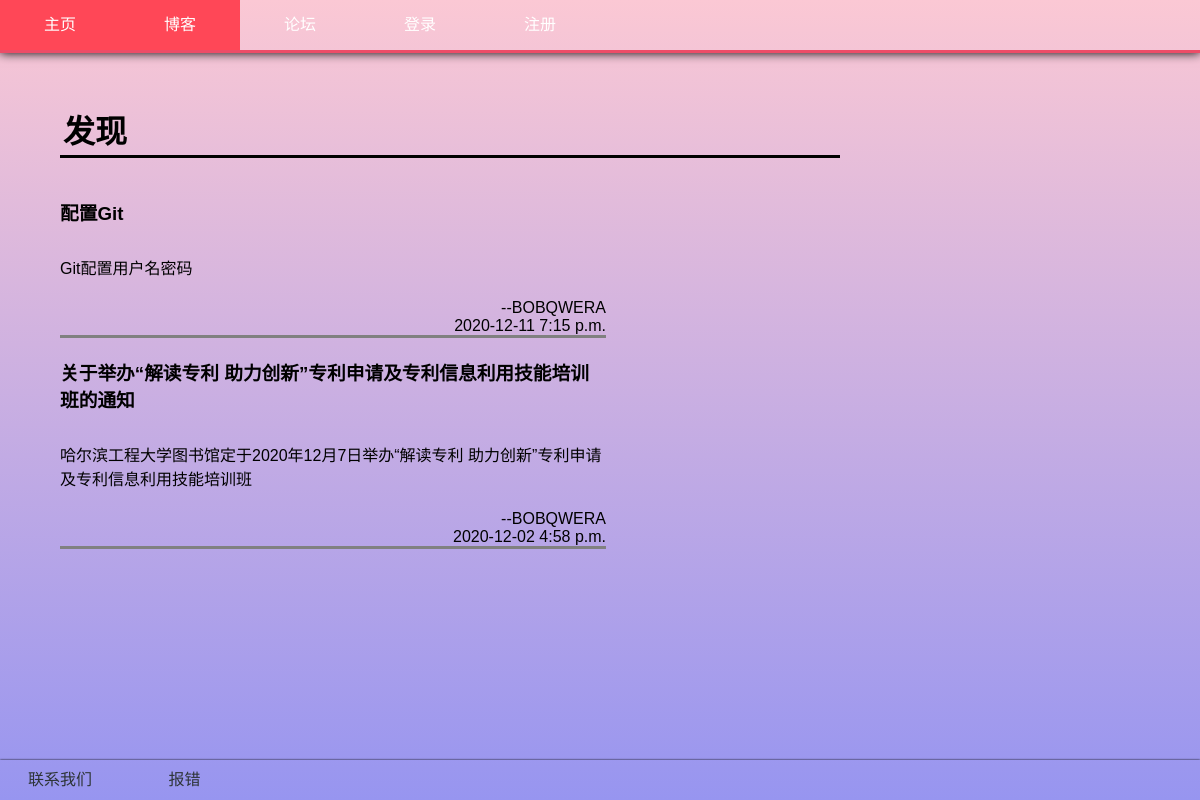
The page /blog/all/ (signed in) on the database its author committed.
### blog/models.py (models this page shows, shortened)
class Blog(models.Model):
    author = models.ForeignKey(User,on_delete=models.CASCADE)
    headline = models.CharField(max_length=50)
    text = models.TextField()
    pub_time = models.DateTimeField(auto_now_add=True)
    update_time = models.DateTimeField(auto_now=True)
    hits = models.IntegerField(default=0)
    number_of_likes = models.IntegerField(default=0)
    share = models.BooleanField(default=False)
    abstract = models.CharField(max_length=100,default='暂无简介，进来看看吧')
    ex = models.ForeignKey(Examine,on_delete=models.CASCADE)
    class Meta:
        ordering = ['-pub_time']

### user/models.py (models this page shows, shortened)
class User(models.Model):
    username=models.CharField(max_length=20,unique=True)
    nickname=models.CharField(max_length=20)
    password=models.CharField(max_length=100)
    telephone=models.CharField(max_length=15)
    email=models.EmailField()
    usertype=models.CharField(max_length=2,choices=USER_TYPE_CHOICES)
    credit = models.IntegerField(default=100)
    score = models.IntegerField(default=0)
    face = models.FileField(upload_to='img',null=True,blank=True)
    friend = models.ManyToManyField('self',related_name='friends')
    friend_apply = models.ManyToManyField('self',through='Apply')
    last_logined = models.DateTimeField(auto_now_add=True)
    last_signed  = models.DateTimeField(auto_now_add=True)
    ex = models.ForeignKey(Examine,on_delete=models.CASCADE)

### blog/views.py (the view)
# urls.py: path('all/',views.all_blog,name='all_blog'),
def all_blog(request):
    articles = function._get_blog()
    message = function._get_logined_message(request)
    message['articles'] = articles
    if articles:
        message['has_blog'] = True
    else:
        message['has_blog'] = False
    return render(request,'blog/all_articles.html',message)

### function.py (called while the page is built, shortened)
def _get_blog(username=False, shared=True, ex_name='综合管理'):
    if username:
        if shared:
            return Blog.objects.filter(author__username=username).filter(share=True).filter(ex__name=ex_name)
        else:
            return Blog.objects.filter(author__username=username).filter(ex__name=ex_name)
    else:
        if shared:
            return Blog.objects.filter(share=True).filter(ex__name=ex_name)
        else:
            return Blog.objects.all().filter(ex__name=ex_name)

def _get_cookie_from_request(request):
    if 'Cookie' not in request.headers:
        return {}
    cookie_string = request.headers['Cookie']
    cookie_dict = {}
    for cookie in cookie_string.split('; '):
        name, value = cookie.split('=')
        cookie_dict[name] = value
    return cookie_dict

def _get_logined_message(request):
    message = {'logined': False}
    username = _logined(request)
    if username:
        message = {'logined': True, 'username': username}
        user = _get_user_by_username(username)
        if user.usertype == 'SU':
            message['SU'] = True
    return message

def _logined(request):
    cookie = _get_cookie_from_request(request)
    if 'username' not in cookie.keys() or 'sessionid' not in cookie.keys():
        return False

### templates/blog/all_articles.html (shortened to what this page needs)
{% extends 'base.html' %}
{% block css %}
<link rel="stylesheet" href="/static/css/button.css">
<link rel="stylesheet" href="/static/css/space.css">
<link rel="stylesheet" href="/static/css/blog.css">
{% endblock css %}
{% block body %}
<h1 id="username">发现</h1>
<div class="blog">
    {% if has_blog %}
    {% for article in articles %}
    <a class="article" href="/blog/article/{{article.id}}/">
        <h3>{{article.headline}}</h3>
        <p>{{article.abstract}}</p>
        <p class="author">--{{article.author.username}}</p>
        <p class="pub-time">{{article.pub_time|date:'Y-m-d P'}}</p>
    </a>
    {% endfor %}
    {% else %}
    <div class="none"><p>空空如也~</p></div>
    {% endif %}
</div>
{% endblock %}

### static/css/header.css (style rules this page uses)
* { margin: 0; padding: 0; outline: 0; border: 0; }
html,body { height: 100%; width: 100%; }
body { font-family: Arial, "Helvetica Neue", Helvetica, sans-serif; background-image: linear-gradient(to top, #9795f0 0%, #fbc8d4 100%); background-attachment: fixed; }

### static/css/space.css (style rules this page uses)
#username { margin-left: 5%; margin-top: 50px; margin-right: 30%; padding: 3px; border-bottom: 3px solid; }
.blog { margin-left: 5%; margin-top: 20px; height: calc(100% - 270px); width: 65%; overflow: scroll; }
.article { display: block; text-decoration: none; color: black; margin-top: 20px; width: 70%; border-bottom: 3px solid gray; position: relative; transition: .4s; }
.article h3 { margin-bottom: 10px; }
.article p { padding: 20px 0; }

### static/css/blog.css (style rules this page uses)
p.author { width: 100%; text-align: right; margin: 0; padding: 0; }
p.pub-time { width: 100%; text-align: right; margin: 0; padding: 0; }

### rows shown on the page
Blog: headline "配置Git", abstract "Git配置用户名密码", author.username "BOBQWERA", pub_time "2020-12-11 7:15 p.m."
Blog: headline "关于举办“解读专利 助力创新”专利申请及专利信息利用技能培训班的通知", abstract "哈尔滨工程大学图书馆定于2020年12月7日举办“解读专利 助力创新”专利申请及专利信息利用技能培训班", author.username "BOBQWERA", pub_time "2020-12-02 4:58 p.m."
